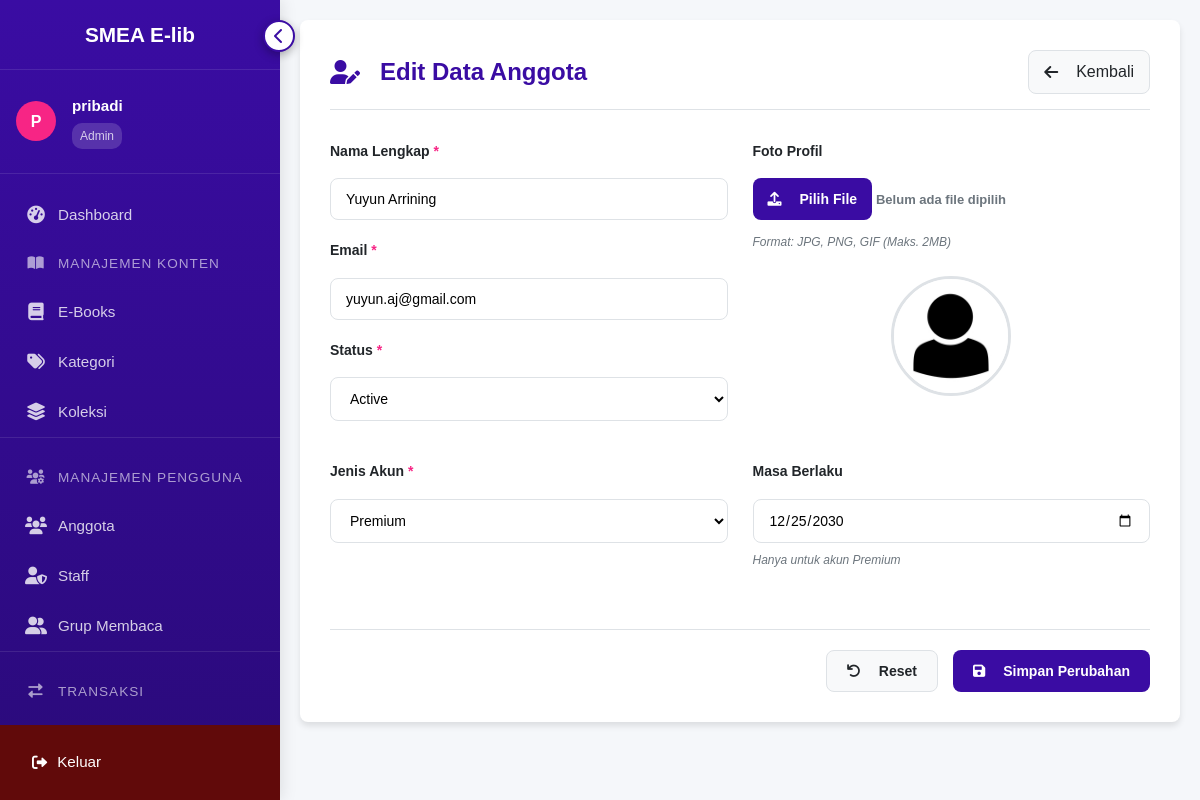
Page /admin/anggota/edit_anggota.php?id=32 (signed in) on the committed database.
### tables this page shows
CREATE TABLE `anggota` (
  `MemberID` int(11) NOT NULL,
  `Nama` varchar(100) NOT NULL,
  `Email` varchar(100) NOT NULL,
  `Password` varchar(255) NOT NULL,
  `FotoProfil` varchar(255) DEFAULT 'default.jpg',
  `TanggalBergabung` date NOT NULL,
  `Status` enum('Active','Suspended','Banned') DEFAULT 'Active',
  `MasaBerlaku` date DEFAULT NULL COMMENT 'Tanggal expire membership',
  `JenisAkun` enum('Free','Premium') DEFAULT 'Free',
  `TerakhirLogin` datetime DEFAULT NULL
);

### admin/anggota/edit_anggota.php (the view, shortened to what this page needs)
<?php
require_once '../../config.php';
$member = null;
if (isset($_GET['id'])) {
    $member_id = (int)$_GET['id'];
    $query = "SELECT * FROM anggota WHERE MemberID = ?";
    $stmt = mysqli_prepare($conn, $query);
    mysqli_stmt_bind_param($stmt, "i", $member_id);
    mysqli_stmt_execute($stmt);
    $result = mysqli_stmt_get_result($stmt);
    $member = mysqli_fetch_assoc($result);
} else {
    $error = 'ID Anggota tidak valid!';
}
?>
<?php include '../../views/header.php'; ?>
<div class="form-container">
    <div class="form-header">
        <h1><i class="fas fa-user-edit"></i> Edit Data Anggota</h1>
        <a href="../anggota_admin.php" class="back-button">
            <i class="fas fa-arrow-left"></i> Kembali
        </a>
    </div>
    <?php if ($member): ?>
    <form method="POST" enctype="multipart/form-data" class="member-form">
        <div class="form-grid">
            <div class="form-column">
                <div class="form-group">
                    <label for="nama">Nama Lengkap <span class="required">*</span></label>
                    <input type="text" id="nama" name="nama" value="<?= htmlspecialchars($member['Nama']) ?>" required>
                </div>
                <div class="form-group">
                    <label for="email">Email <span class="required">*</span></label>
                    <input type="email" id="email" name="email" value="<?= htmlspecialchars($member['Email']) ?>" required>
                </div>
                <div class="form-group">
                    <label for="status">Status <span class="required">*</span></label>
                    <select id="status" name="status" required>
                        <option value="Active" <?= $member['Status'] === 'Active' ? 'selected' : '' ?>>Active</option>
                    </select>
                </div>
            </div>
            <div class="form-column">
                <div class="form-group">
                    <label for="foto_profil">Foto Profil</label>
                    <div class="file-upload">
                        <label class="file-label">
                            <span class="file-button"><i class="fas fa-upload"></i> Pilih File</span>
                            <span class="file-name">Belum ada file dipilih</span>
                        </label>
                        <small class="hint">Format: JPG, PNG, GIF (Maks. 2MB)</small>
                    </div>
                    <div class="image-preview">
                        <img id="previewFoto" src="../../uploads/profiles/<?= htmlspecialchars($member['FotoProfil']) ?>" alt="Preview Foto Profil">
                    </div>
                </div>
            </div>
        </div>
        <div class="form-row">
            <div class="form-group">
                <label for="jenis_akun">Jenis Akun <span class="required">*</span></label>
                <select id="jenis_akun" name="jenis_akun" required>
                    <option value="Premium" <?= $member['JenisAkun'] === 'Premium' ? 'selected' : '' ?>>Premium</option>
                </select>
            </div>
            <div class="form-group" id="masa_berlaku_group">
                <label for="masa_berlaku">Masa Berlaku</label>
                <input type="date" id="masa_berlaku" name="masa_berlaku" value="<?= htmlspecialchars($member['MasaBerlaku']) ?>">
                <small class="hint">Hanya untuk akun Premium</small>
            </div>
        </div>
        <div class="form-actions">
            <button type="reset" class="reset-button">
                <i class="fas fa-undo"></i> Reset
            </button>
            <button type="submit" class="submit-button">
                <i class="fas fa-save"></i> Simpan Perubahan
            </button>
        </div>
    </form>
    <?php endif; ?>
</div>
<?php include '../../views/footer.php'; ?>

### assets/styles/admin.css (style rules this page uses)
:root { --primary: #3a0ca3; --primary-light: #4361ee; --secondary: #f72585; --light: #f8f9fa; --dark: #212529; --gray: #6c757d; --sidebar-width: 250px; --sidebar-collapsed-width: 80px; --header-height: 70px; }
body { font-family: 'Segoe UI', Tahoma, Geneva, Verdana, sans-serif; margin: 0; padding: 0; background-color: #f5f7fa; color: var(--dark); }
.form-group { margin-bottom: 1.2rem; }
.form-group label { display: block; margin-bottom: 0.5rem; font-weight: 500; color: var(--dark); }

### views/sidebar_admin.php (style rules this page uses)
:root { --primary: #3a0ca3; --primary-light: #4361ee; --secondary: #f72585; --light: #f8f9fa; --dark: #212529; --gray: #6c757d; --sidebar-width: 280px; --sidebar-collapsed-width: 80px; --header-height: 70px; --tooltip-bg: rgba(51, 51, 51, 0.95); }
* { margin: 0; padding: 0; box-sizing: border-box; font-family: 'Poppins', sans-serif; }
.fas { margin-right: 10px; }

### admin/anggota/edit_anggota.php (style rules this page uses)
:root { --primary: #3a0ca3; --primary-dark: #3a0ca3; --secondary: #f72585; --success: #4cc9f0; --danger: #f72585; --light: #f8f9fa; --dark: #212529; --gray: #6c757d; --border: #dee2e6; --border-radius: 8px; --box-shadow: 0 4px 6px rgba(0, 0, 0, 0.1); --transition: all 0.3s ease; }
* { box-sizing: border-box; margin: 0; padding: 0; }
body { font-family: 'Segoe UI', Tahoma, Geneva, Verdana, sans-serif; line-height: 1.6; color: var(--dark); background-color: #f5f7fa; }
.form-container { max-width: 1000px; margin: 0 auto; background: white; border-radius: var(--border-radius); box-shadow: var(--box-shadow); padding: 30px; }
.form-header { display: flex; justify-content: space-between; align-items: center; margin-bottom: 30px; padding-bottom: 15px; border-bottom: 1px solid var(--border); }
.form-header h1 { font-size: 24px; color: var(--primary-dark); display: flex; align-items: center; gap: 10px; }
.back-button { display: inline-flex; align-items: center; gap: 8px; padding: 8px 15px; background-color: var(--light); color: var(--dark); text-decoration: none; border-radius: var(--border-radius); transition: var(--transition); border: 1px solid var(--border); }
.member-form { display: flex; flex-direction: column; gap: 20px; }
.form-grid { display: grid; grid-template-columns: 1fr 1fr; gap: 25px; }
.form-row { display: grid; grid-template-columns: 1fr 1fr; gap: 25px; }
.form-group { display: flex; flex-direction: column; gap: 8px; }
.form-group label { font-weight: 600; color: var(--dark); font-size: 14px; }
.required { color: var(--danger); }
.hint { color: var(--gray); font-size: 12px; font-style: italic; }
input[type="text"], input[type="email"], input[type="password"], input[type="date"], select { width: 100%; padding: 12px 15px; border: 1px solid var(--border); border-radius: var(--border-radius); font-size: 14px; transition: var(--transition); background-color: white; }
.file-upload { display: flex; flex-direction: column; gap: 5px; }
.file-label { display: flex; flex-direction: column; gap: 5px; cursor: pointer; }
.file-button { display: inline-flex; align-items: center; gap: 8px; padding: 10px 15px; background-color: var(--primary); color: white; border-radius: var(--border-radius); transition: var(--transition); text-align: center; justify-content: center; font-size: 14px; }
.file-name { font-size: 13px; color: var(--gray); padding: 5px 0; }
.image-preview { margin-top: 15px; text-align: center; }
.image-preview img { width: 120px; height: 120px; object-fit: cover; border-radius: 50%; border: 3px solid var(--border); transition: var(--transition); }
.form-actions { display: flex; justify-content: flex-end; gap: 15px; margin-top: 20px; padding-top: 20px; border-top: 1px solid var(--border); }
.submit-button, .reset-button { display: inline-flex; align-items: center; gap: 8px; padding: 12px 20px; border-radius: var(--border-radius); font-weight: 600; cursor: pointer; transition: var(--transition); border: none; font-size: 14px; }
.submit-button { background-color: var(--primary); color: white; }
.reset-button { background-color: var(--light); color: var(--dark); border: 1px solid var(--border); }
#masa_berlaku_group { display: none; }

### rows in the picture
anggota: nama "Yuyun Arrining", email "yuyun.aj@gmail.com", status "Active", FotoProfil (placeholder picture), jenis_akun "Premium", masa_berlaku "12/25/2030"

### other values in the picture
substr($username, 0, 1) "P"
$username "pribadi"
